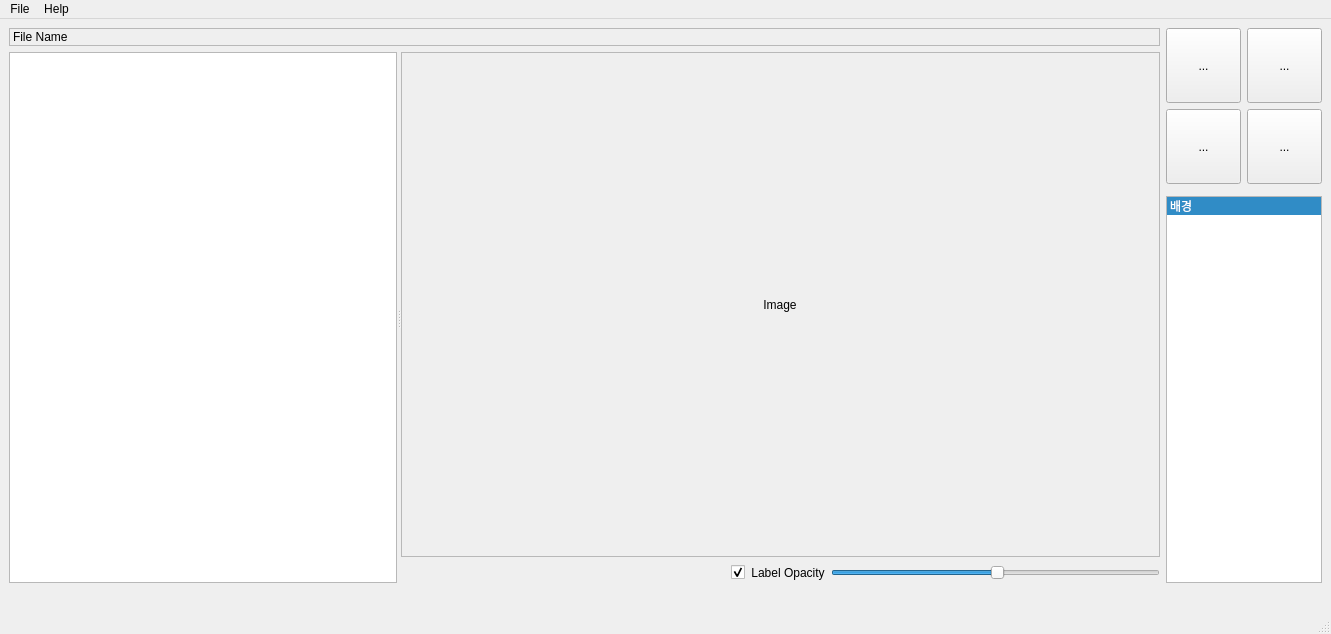
<?xml version="1.0" encoding="UTF-8"?>
<ui version="4.0">
 <class>MainWindow</class>
 <widget class="QMainWindow" name="MainWindow">
  <property name="geometry">
   <rect>
    <x>0</x>
    <y>0</y>
    <width>1331</width>
    <height>634</height>
   </rect>
  </property>
  <property name="focusPolicy">
   <enum>Qt::StrongFocus</enum>
  </property>
  <property name="windowTitle">
   <string>Auto-labeling</string>
  </property>
  <property name="windowIcon">
   <iconset>
    <normaloff>icon/chalk.png</normaloff>icon/chalk.png</iconset>
  </property>
  <property name="animated">
   <bool>true</bool>
  </property>
  <widget class="QWidget" name="centralwidget">
   <layout class="QGridLayout" name="gridLayout_3">
    <item row="3" column="1" colspan="2">
     <widget class="QListWidget" name="listWidget">
      <property name="sizePolicy">
       <sizepolicy hsizetype="Expanding" vsizetype="Expanding">
        <horstretch>0</horstretch>
        <verstretch>0</verstretch>
       </sizepolicy>
      </property>
      <property name="minimumSize">
       <size>
        <width>15</width>
        <height>15</height>
       </size>
      </property>
      <property name="maximumSize">
       <size>
        <width>350</width>
        <height>16777215</height>
       </size>
      </property>
      <property name="layoutDirection">
       <enum>Qt::LeftToRight</enum>
      </property>
      <property name="currentRow">
       <number>0</number>
      </property>
      <item>
       <property name="text">
        <string>배경</string>
       </property>
       <property name="background">
        <brush brushstyle="SolidPattern">
         <color alpha="255">
          <red>240</red>
          <green>240</green>
          <blue>240</blue>
         </color>
        </brush>
       </property>
       <property name="flags">
        <set>ItemIsSelectable|ItemIsEditable|ItemIsDragEnabled|ItemIsUserCheckable|ItemIsEnabled</set>
       </property>
      </item>
     </widget>
    </item>
    <item row="0" column="2">
     <widget class="QToolButton" name="eraseButton">
      <property name="sizePolicy">
       <sizepolicy hsizetype="Expanding" vsizetype="Expanding">
        <horstretch>0</horstretch>
        <verstretch>0</verstretch>
       </sizepolicy>
      </property>
      <property name="maximumSize">
       <size>
        <width>75</width>
        <height>75</height>
       </size>
      </property>
      <property name="toolTip">
       <string>Eraser</string>
      </property>
      <property name="statusTip">
       <string>Erasertool</string>
      </property>
      <property name="text">
       <string>...</string>
      </property>
      <property name="icon">
       <iconset>
        <normaloff>icon/eraser.png</normaloff>icon/eraser.png</iconset>
      </property>
      <property name="iconSize">
       <size>
        <width>25</width>
        <height>25</height>
       </size>
      </property>
      <property name="checkable">
       <bool>true</bool>
      </property>
     </widget>
    </item>
    <item row="0" column="0" rowspan="4">
     <layout class="QGridLayout" name="gridLayout">
      <item row="2" column="0">
       <widget class="QSplitter" name="splitter">
        <property name="orientation">
         <enum>Qt::Horizontal</enum>
        </property>
        <widget class="QTreeView" name="treeView">
         <property name="sizePolicy">
          <sizepolicy hsizetype="Expanding" vsizetype="Expanding">
           <horstretch>0</horstretch>
           <verstretch>0</verstretch>
          </sizepolicy>
         </property>
         <property name="minimumSize">
          <size>
           <width>0</width>
           <height>0</height>
          </size>
         </property>
         <property name="maximumSize">
          <size>
           <width>16777215</width>
           <height>16777215</height>
          </size>
         </property>
         <property name="cursor" stdset="0">
          <cursorShape>ArrowCursor</cursorShape>
         </property>
         <property name="focusPolicy">
          <enum>Qt::NoFocus</enum>
         </property>
         <property name="frameShape">
          <enum>QFrame::StyledPanel</enum>
         </property>
         <property name="dragDropMode">
          <enum>QAbstractItemView::DragDrop</enum>
         </property>
         <property name="defaultDropAction">
          <enum>Qt::CopyAction</enum>
         </property>
        </widget>
        <widget class="QWidget" name="layoutWidget">
         <layout class="QVBoxLayout" name="verticalLayout">
          <item>
           <layout class="QGridLayout" name="gridLayout_2">
            <property name="horizontalSpacing">
             <number>6</number>
            </property>
            <item row="0" column="0">
             <widget class="QScrollArea" name="scrollArea">
              <property name="enabled">
               <bool>true</bool>
              </property>
              <property name="minimumSize">
               <size>
                <width>500</width>
                <height>0</height>
               </size>
              </property>
              <property name="focusPolicy">
               <enum>Qt::StrongFocus</enum>
              </property>
              <property name="frameShape">
               <enum>QFrame::StyledPanel</enum>
              </property>
              <property name="verticalScrollBarPolicy">
               <enum>Qt::ScrollBarAsNeeded</enum>
              </property>
              <property name="horizontalScrollBarPolicy">
               <enum>Qt::ScrollBarAsNeeded</enum>
              </property>
              <property name="sizeAdjustPolicy">
               <enum>QAbstractScrollArea::AdjustIgnored</enum>
              </property>
              <property name="widgetResizable">
               <bool>true</bool>
              </property>
              <property name="alignment">
               <set>Qt::AlignCenter</set>
              </property>
              <widget class="QWidget" name="scrollAreaWidgetContents">
               <property name="geometry">
                <rect>
                 <x>0</x>
                 <y>0</y>
                 <width>748</width>
                 <height>472</height>
                </rect>
               </property>
               <property name="layoutDirection">
                <enum>Qt::LeftToRight</enum>
               </property>
               <layout class="QFormLayout" name="formLayout">
                <property name="sizeConstraint">
                 <enum>QLayout::SetDefaultConstraint</enum>
                </property>
                <property name="fieldGrowthPolicy">
                 <enum>QFormLayout::FieldsStayAtSizeHint</enum>
                </property>
                <property name="labelAlignment">
                 <set>Qt::AlignCenter</set>
                </property>
                <property name="formAlignment">
                 <set>Qt::AlignCenter</set>
                </property>
                <item row="0" column="0">
                 <widget class="QLabel" name="mainImageViewer">
                  <property name="sizePolicy">
                   <sizepolicy hsizetype="Preferred" vsizetype="Preferred">
                    <horstretch>0</horstretch>
                    <verstretch>0</verstretch>
                   </sizepolicy>
                  </property>
                  <property name="frameShape">
                   <enum>QFrame::NoFrame</enum>
                  </property>
                  <property name="text">
                   <string>Image</string>
                  </property>
                  <property name="alignment">
                   <set>Qt::AlignCenter</set>
                  </property>
                 </widget>
                </item>
               </layout>
              </widget>
             </widget>
            </item>
           </layout>
          </item>
          <item>
           <layout class="QHBoxLayout" name="horizontalLayout">
            <item>
             <spacer name="horizontalSpacer">
              <property name="orientation">
               <enum>Qt::Horizontal</enum>
              </property>
              <property name="sizeHint" stdset="0">
               <size>
                <width>40</width>
                <height>20</height>
               </size>
              </property>
             </spacer>
            </item>
            <item>
             <widget class="QCheckBox" name="labelOpacityCheckBox">
              <property name="text">
               <string/>
              </property>
              <property name="checked">
               <bool>true</bool>
              </property>
             </widget>
            </item>
            <item>
             <widget class="QLabel" name="label_2">
              <property name="sizePolicy">
               <sizepolicy hsizetype="Fixed" vsizetype="Fixed">
                <horstretch>0</horstretch>
                <verstretch>0</verstretch>
               </sizepolicy>
              </property>
              <property name="frameShadow">
               <enum>QFrame::Plain</enum>
              </property>
              <property name="text">
               <string>Label Opacity</string>
              </property>
              <property name="alignment">
               <set>Qt::AlignCenter</set>
              </property>
             </widget>
            </item>
            <item>
             <widget class="QSlider" name="lableOpacitySlider">
              <property name="sizePolicy">
               <sizepolicy hsizetype="Expanding" vsizetype="Fixed">
                <horstretch>0</horstretch>
                <verstretch>0</verstretch>
               </sizepolicy>
              </property>
              <property name="focusPolicy">
               <enum>Qt::StrongFocus</enum>
              </property>
              <property name="layoutDirection">
               <enum>Qt::LeftToRight</enum>
              </property>
              <property name="sliderPosition">
               <number>50</number>
              </property>
              <property name="tracking">
               <bool>true</bool>
              </property>
              <property name="orientation">
               <enum>Qt::Horizontal</enum>
              </property>
             </widget>
            </item>
           </layout>
          </item>
         </layout>
        </widget>
       </widget>
      </item>
      <item row="1" column="0">
       <widget class="QLabel" name="fileNameLabel">
        <property name="sizePolicy">
         <sizepolicy hsizetype="Expanding" vsizetype="Fixed">
          <horstretch>0</horstretch>
          <verstretch>0</verstretch>
         </sizepolicy>
        </property>
        <property name="minimumSize">
         <size>
          <width>0</width>
          <height>18</height>
         </size>
        </property>
        <property name="frameShape">
         <enum>QFrame::StyledPanel</enum>
        </property>
        <property name="text">
         <string>File Name</string>
        </property>
        <property name="textInteractionFlags">
         <set>Qt::LinksAccessibleByMouse|Qt::TextSelectableByMouse</set>
        </property>
       </widget>
      </item>
     </layout>
    </item>
    <item row="0" column="1">
     <widget class="QToolButton" name="brushButton">
      <property name="sizePolicy">
       <sizepolicy hsizetype="Expanding" vsizetype="Expanding">
        <horstretch>0</horstretch>
        <verstretch>0</verstretch>
       </sizepolicy>
      </property>
      <property name="maximumSize">
       <size>
        <width>75</width>
        <height>75</height>
       </size>
      </property>
      <property name="focusPolicy">
       <enum>Qt::TabFocus</enum>
      </property>
      <property name="toolTip">
       <string>Brush</string>
      </property>
      <property name="statusTip">
       <string>BrushTool</string>
      </property>
      <property name="layoutDirection">
       <enum>Qt::LeftToRight</enum>
      </property>
      <property name="text">
       <string>...</string>
      </property>
      <property name="icon">
       <iconset>
        <normaloff>icon/brush.png</normaloff>icon/brush.png</iconset>
      </property>
      <property name="iconSize">
       <size>
        <width>25</width>
        <height>25</height>
       </size>
      </property>
      <property name="checkable">
       <bool>true</bool>
      </property>
     </widget>
    </item>
    <item row="1" column="1">
     <widget class="QToolButton" name="roiAutoLabelButton">
      <property name="sizePolicy">
       <sizepolicy hsizetype="Expanding" vsizetype="Expanding">
        <horstretch>0</horstretch>
        <verstretch>0</verstretch>
       </sizepolicy>
      </property>
      <property name="maximumSize">
       <size>
        <width>75</width>
        <height>75</height>
       </size>
      </property>
      <property name="toolTip">
       <string>Region of interest</string>
      </property>
      <property name="statusTip">
       <string>autolabel tool</string>
      </property>
      <property name="text">
       <string>...</string>
      </property>
      <property name="icon">
       <iconset>
        <normaloff>icon/Local.png</normaloff>icon/Local.png</iconset>
      </property>
      <property name="iconSize">
       <size>
        <width>25</width>
        <height>25</height>
       </size>
      </property>
      <property name="checkable">
       <bool>true</bool>
      </property>
     </widget>
    </item>
    <item row="1" column="2">
     <widget class="QToolButton" name="HkeyButton">
      <property name="sizePolicy">
       <sizepolicy hsizetype="Expanding" vsizetype="Expanding">
        <horstretch>0</horstretch>
        <verstretch>0</verstretch>
       </sizepolicy>
      </property>
      <property name="maximumSize">
       <size>
        <width>75</width>
        <height>75</height>
       </size>
      </property>
      <property name="toolTip">
       <string>Move Position</string>
      </property>
      <property name="statusTip">
       <string>Position Tool</string>
      </property>
      <property name="text">
       <string>...</string>
      </property>
      <property name="icon">
       <iconset>
        <normaloff>icon/move2.png</normaloff>icon/move2.png</iconset>
      </property>
      <property name="iconSize">
       <size>
        <width>25</width>
        <height>25</height>
       </size>
      </property>
      <property name="checkable">
       <bool>true</bool>
      </property>
     </widget>
    </item>
    <item row="4" column="0" colspan="3">
     <widget class="QLabel" name="situationLabel">
      <property name="text">
       <string/>
      </property>
     </widget>
    </item>
   </layout>
  </widget>
  <widget class="QMenuBar" name="menubar">
   <property name="geometry">
    <rect>
     <x>0</x>
     <y>0</y>
     <width>1331</width>
     <height>26</height>
    </rect>
   </property>
   <widget class="QMenu" name="menufile">
    <property name="title">
     <string>File</string>
    </property>
    <addaction name="actionNewProject"/>
    <addaction name="actionOpenProject"/>
    <addaction name="actionAddNewImages"/>
    <addaction name="separator"/>
   </widget>
   <widget class="QMenu" name="menuhelp">
    <property name="title">
     <string>Help</string>
    </property>
   </widget>
   <addaction name="menufile"/>
   <addaction name="menuhelp"/>
  </widget>
  <widget class="QStatusBar" name="statusbar"/>
  <action name="actionSave">
   <property name="text">
    <string>Save</string>
   </property>
  </action>
  <action name="actionOpenFolder">
   <property name="text">
    <string>Open Folder</string>
   </property>
  </action>
  <action name="actionNewProject">
   <property name="text">
    <string>New Project</string>
   </property>
  </action>
  <action name="actionOpenProject">
   <property name="text">
    <string>Open Project</string>
   </property>
  </action>
  <action name="actionAddNewImages">
   <property name="text">
    <string>Add New Images</string>
   </property>
  </action>
 </widget>
 <resources/>
 <connections/>
</ui>
